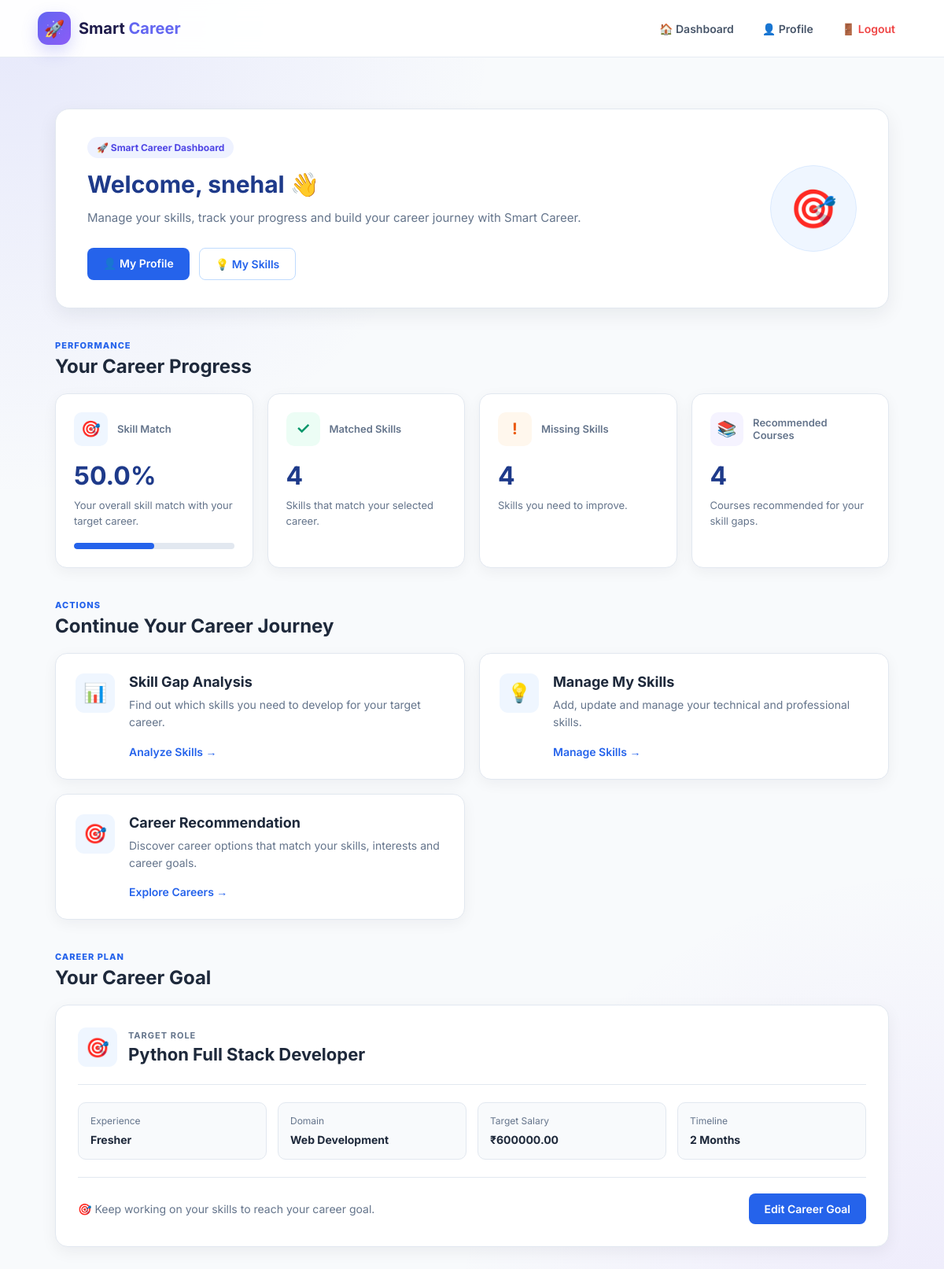
The app's page /dashboard/ (signed in) with its own data.
### core/models.py (models this page shows, shortened)
class Profile(models.Model):
    user = models.OneToOneField(
        User,
        on_delete=models.CASCADE,
        related_name='profile'
    )
    full_name = models.CharField(max_length=150)
    phone = models.CharField(max_length=15)
    education = models.CharField(max_length=200)
    college = models.CharField(max_length=200)
    location = models.CharField(max_length=100)
    bio = models.TextField(blank=True)
    profile_photo = models.ImageField(
        upload_to='profile_photos/',
    )
    created_at = models.DateTimeField(auto_now_add=True)
    updated_at = models.DateTimeField(auto_now=True)

class CareerGoal(models.Model):
    EXPERIENCE_LEVELS = [
        ('Fresher', 'Fresher'),
        ('0-1 Years', '0-1 Years'),
        ('1-3 Years', '1-3 Years'),
        ('3+ Years', '3+ Years'),
    ]
    user = models.OneToOneField(
        User,
        on_delete=models.CASCADE
    )
    target_role = models.CharField(
        max_length=100
    )
    experience_level = models.CharField(
        max_length=50,
        choices=EXPERIENCE_LEVELS
    )
    preferred_domain = models.CharField(
        max_length=100
    )
    target_salary = models.DecimalField(
        max_digits=10,
        decimal_places=2
    )
    target_timeline = models.PositiveIntegerField(
        help_text="Timeline in months"
    )
    created_at = models.DateTimeField(
        auto_now_add=True
    )
    updated_at = models.DateTimeField(
        auto_now=True
    )

### core/views.py (the view)
@login_required
def dashboard_view(request):
    profile, created = Profile.objects.get_or_create(
        user=request.user
    )
    career_goal = CareerGoal.objects.filter(
        user=request.user
    ).first()
    total_required = 0
    total_matched = 0
    total_missing = 0
    match_percentage = 0
    recommended_courses_count = 0
    if career_goal:
        career = Career.objects.filter(
            name=career_goal.target_role,
            is_active=True
        ).first()
        if career:
            required_skills = CareerSkill.objects.filter(
                career=career
            ).select_related('skill')
            user_skills = UserSkill.objects.filter(
                user=request.user
            ).select_related('skill')
            user_skill_names = {
                user_skill.skill.name.strip().lower()
                for user_skill in user_skills
            }
            total_required = required_skills.count()
            missing_skills = []
            for required_skill in required_skills:
                skill_name = required_skill.skill.name.strip().lower()
                if skill_name in user_skill_names:
                    total_matched += 1
                else:
                    missing_skills.append(required_skill)
            total_missing = len(missing_skills)
            if total_required > 0:
                match_percentage = round(
                    (total_matched / total_required) * 100,
                    1
                )
            recommended_courses_count = Course.objects.filter(
                skill__in=[
                    item.skill for item in missing_skills
                ],
                is_active=True
            ).count()
    context = {
        'profile': profile,
        'career_goal': career_goal,
        'total_required': total_required,
        'total_matched': total_matched,
        'total_missing': total_missing,
        'match_percentage': match_percentage,
        'recommended_courses_count': recommended_courses_count,
    }
    return render(
        request,
        'dashboard/dashboard.html',
        context
    )

### templates/dashboard/dashboard.html (shortened to what this page needs)
{% extends 'base.html' %}
{% load static %}
{% block extra_css %}
<link rel="stylesheet" href="{% static 'css/dashboard.css' %}">
{% endblock %}
{% block content %}
<div class="dashboard-container">
    <div class="welcome-card">
        <div class="welcome-content">
            <span class="welcome-badge">
                🚀 Smart Career Dashboard
            </span>
            <h1>
                Welcome, {{ profile.full_name }} 👋
            </h1>
            <p>
                Manage your skills, track your progress and build
                your career journey with Smart Career.
            </p>
            <div class="welcome-actions">
                <a href="{% url 'profile' %}" class="primary-btn">
                    👤 My Profile
                </a>
                <a href="{% url 'my_skills' %}" class="secondary-btn">
                    💡 My Skills
                </a>
            </div>
        </div>
        <div class="welcome-icon">
            🎯
        </div>
    </div>
    <div class="section-heading">
        <div>
            <span class="section-label">
                PERFORMANCE
            </span>
            <h2>
                Your Career Progress
            </h2>
        </div>
    </div>
    <div class="stats-grid">
        <div class="stat-card">
            <div class="stat-top">
                <div class="stat-icon blue">
                    🎯
                </div>
                <span class="stat-label">
                    Skill Match
                </span>
            </div>
            <div class="stat-number">
                {{ match_percentage }}%
            </div>
            <p>
                Your overall skill match with your target career.
            </p>
            <div class="progress-container">
                <div class="progress-track">
                    <div class="progress-fill" data-percentage="{{ match_percentage }}"></div>
                </div>
            </div>
        </div>
        <div class="stat-card">
            <div class="stat-top">
                <div class="stat-icon green">
                    ✓
                </div>
                <span class="stat-label">
                    Matched Skills
                </span>
            </div>
            <div class="stat-number">
                {{ total_matched }}
            </div>
            <p>
                Skills that match your selected career.
            </p>
        </div>
        <div class="stat-card">
            <div class="stat-top">
                <div class="stat-icon orange">
                    !
                </div>
                <span class="stat-label">
                    Missing Skills
                </span>
            </div>
            <div class="stat-number">
                {{ total_missing }}
            </div>
            <p>
                Skills you need to improve.
            </p>
        </div>
        <div class="stat-card">
            <div class="stat-top">
                <div class="stat-icon purple">
                    📚
                </div>
                <span class="stat-label">
                    Recommended Courses
                </span>
            </div>
            <div class="stat-number">
                {{ recommended_courses_count }}
            </div>
            <p>
                Courses recommended for your skill gaps.
            </p>
        </div>
    </div>
    <div class="section-heading">
        <div>
            <span class="section-label">
                ACTIONS
            </span>
            <h2>
                Continue Your Career Journey
            </h2>
        </div>
    </div>
    <div class="action-grid">
        <div class="action-card">
            <div class="action-icon">
                📊
            </div>
            <div class="action-content">
                <h3>
                    Skill Gap Analysis
                </h3>
                <p>
                    Find out which skills you need to develop
                    for your target career.
                </p>
                <a href="{% url 'skill_gap' %}" class="action-btn">
                    Analyze Skills →
                </a>
            </div>
        </div>
        <div class="action-card">
            <div class="action-icon">
                💡
            </div>
            <div class="action-content">
                <h3>
                    Manage My Skills
                </h3>
                <p>
                    Add, update and manage your technical
                    and professional skills.
                </p>
                <a href="{% url 'my_skills' %}" class="action-btn">
                    Manage Skills →
                </a>
            </div>
        </div>
        <div class="action-card recommendation-card">
            <div class="action-icon">
                🎯
            </div>
            <div class="action-content">
                <h3>
                    Career Recommendation
                </h3>
                <p>
                    Discover career options that match your
                    skills, interests and career goals.
                </p>
                <a href="{% url 'career_recommendation' %}" class="action-btn">
                    Explore Careers →
                </a>
            </div>
        </div>
    </div>
    <div class="section-heading career-heading">
        <div>
            <span class="section-label">
                CAREER PLAN
            </span>
            <h2>
                Your Career Goal
            </h2>
        </div>
    </div>
    <div class="career-goal-card">
        {% if career_goal %}
        <div class="goal-header">
            <div class="goal-icon">
                🎯
            </div>
            <div>
                <span class="goal-label">
                    TARGET ROLE
                </span>
                <h2>
                    {{ career_goal.target_role }}
                </h2>
            </div>
        </div>
        <div class="goal-details">
            <div class="goal-detail">
                <span>
                    Experience
                </span>
                <strong>
                    {{ career_goal.experience_level }}
                </strong>
            </div>
            <div class="goal-detail">
                <span>
                    Domain
                </span>
                <strong>
                    {{ career_goal.preferred_domain }}
                </strong>
            </div>
            <div class="goal-detail">
                <span>
                    Target Salary
                </span>
                <strong>
                    ₹{{ career_goal.target_salary }}
                </strong>
            </div>
            <div class="goal-detail">
                <span>
                    Timeline
                </span>
                <strong>
                    {{ career_goal.target_timeline }} Months
                </strong>
            </div>
        </div>
        <div class="goal-footer">
            <p>
                🎯 Keep working on your skills to reach your career goal.
            </p>
            <a href="{% url 'career_goal' %}" class="primary-btn">
                Edit Career Goal
            </a>
        </div>
        {% endif %}
    </div>
</div>
{% endblock %}

### static/css/style.css (style rules this page uses)
* { margin: 0; padding: 0; box-sizing: border-box; }
:root { --primary: #6366f1; --primary-dark: #4f46e5; --secondary: #8b5cf6; --accent: #06b6d4; --dark: #1e1b4b; --text: #334155; --muted: #64748b; --white: #ffffff; --light: #f8fafc; --border: #e2e8f0; --success: #10b981; --danger: #ef4444; --shadow: 0 10px 35px rgba(30, 27, 75, 0.10); }
body { font-family: "Inter", Arial, sans-serif; background: radial-gradient(circle at top left, rgba(99, 102, 241, 0.12), transparent 30%), radial-gradient(circle at bottom right, rgba(139, 92, 246, 0.10), transparent 30%), #f8fafc; color: var(--text); min-height: 100vh; }

### records on screen
Profile: full_name "snehal"
CareerGoal: target_role "Python Full Stack Developer", experience_level "Fresher", preferred_domain "Web Development", target_salary "600000.00", target_timeline "2"

### other values on screen
{{ match_percentage }} "50.0"
{{ total_matched }} "4"
{{ total_missing }} "4"
{{ recommended_courses_count }} "4"
